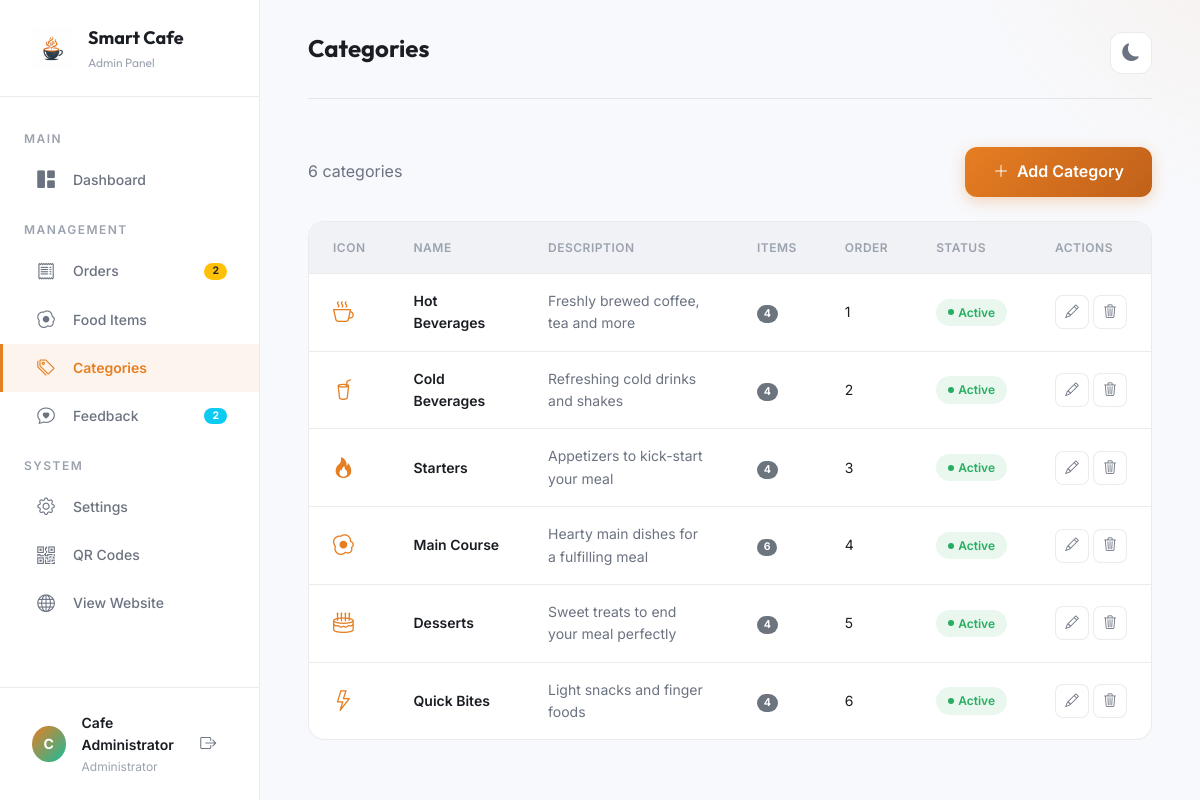
The app's page /admin/categories.php (signed in) with its own data.
### tables this page shows
CREATE TABLE IF NOT EXISTS categories (
    id INT AUTO_INCREMENT PRIMARY KEY,
    name VARCHAR(100) NOT NULL UNIQUE,
    description VARCHAR(255) DEFAULT NULL,
    icon VARCHAR(50) DEFAULT 'bi-tag',
    sort_order INT DEFAULT 0,
    is_active TINYINT(1) DEFAULT 1,
    created_at TIMESTAMP DEFAULT CURRENT_TIMESTAMP
);

### includes/functions.php (called while the page is built, shortened)
<?php
function sanitize($value) {
    return htmlspecialchars(trim($value), ENT_QUOTES, 'UTF-8');
}

### admin/categories.php (the view, shortened to what this page needs)
<?php
require_once __DIR__ . '/../config/database.php';
require_once __DIR__ . '/../includes/functions.php';
$categories = $pdo->query("
    SELECT c.*, (SELECT COUNT(*) FROM foods WHERE category_id = c.id) AS food_count
    FROM categories c
    ORDER BY c.sort_order ASC, c.name ASC
")->fetchAll();
require_once __DIR__ . '/includes/header.php';
?>
<div class="d-flex justify-content-between align-items-center mb-4 flex-wrap gap-2">
    <p style="color:var(--text-secondary);margin:0"><?php echo count($categories); ?> categories</p>
    <button class="btn-primary-smart" data-bs-toggle="modal" data-bs-target="#categoryModal" onclick="resetCatForm()">
        <i class="bi bi-plus-lg"></i> Add Category
    </button>
</div>
<div class="admin-table-container">
    <div class="table-responsive">
        <table class="admin-table">
            <thead>
                <tr>
                    <th>Icon</th>
                    <th>Name</th>
                    <th>Description</th>
                    <th>Items</th>
                    <th>Order</th>
                    <th>Status</th>
                    <th>Actions</th>
                </tr>
            </thead>
            <tbody>
                <?php foreach ($categories as $cat): ?>
                <tr>
                    <td><i class="bi <?php echo sanitize($cat['icon']); ?>" style="font-size:1.3rem;color:var(--color-primary)"></i></td>
                    <td style="font-weight:600"><?php echo sanitize($cat['name']); ?></td>
                    <td style="color:var(--text-secondary);font-size:var(--font-size-sm)"><?php echo sanitize($cat['description']); ?></td>
                    <td><span class="badge bg-secondary" style="border-radius:var(--radius-full)"><?php echo (int)$cat['food_count']; ?></span></td>
                    <td><?php echo (int)$cat['sort_order']; ?></td>
                    <td>
                        <span class="status-badge <?php echo $cat['is_active'] ? 'ready' : 'cancelled'; ?>">
                            <?php echo $cat['is_active'] ? 'Active' : 'Inactive'; ?>
                        </span>
                    </td>
                    <td>
                        <div class="d-flex gap-1">
                            <button class="action-btn" title="Edit" onclick='editCategory(<?php echo json_encode($cat); ?>)'>
                                <i class="bi bi-pencil"></i>
                            </button>
                            <button class="action-btn delete" title="Delete" onclick="deleteCategory(<?php echo $cat['id']; ?>, '<?php echo addslashes($cat['name']); ?>')">
                                <i class="bi bi-trash3"></i>
                            </button>
                        </div>
                    </td>
                </tr>
                <?php endforeach; ?>
            </tbody>
        </table>
    </div>
</div>
<?php require_once __DIR__ . '/includes/footer.php'; ?>

### assets/css/variables.css (style rules this page uses)
:root { --color-primary: #e67e22; --color-primary-light: #f0a04b; --color-primary-dark: #c0601a; --color-primary-rgb: 230, 126, 34; --color-secondary: #2c3e50; --color-accent: #1abc9c; --color-accent-light: #48d1a5; --color-success: #27ae60; --color-warning: #f39c12; --color-danger: #e74c3c; --color-info: #3498db; --bg-primary: #f8f9fc; --bg-secondary: #ffffff; --bg-tertiary: #f0f2f5; --bg-card: #ffffff; --bg-glass: rgba(255, 255, 255, 0.75); --bg-glass-strong: rgba(255, 255, 255, 0.9); --bg-overlay: rgba(0, 0, 0, 0.5); --text-primary: #1a1d23; --text-secondary: #6b7280; --text-tertiary: #9ca3af; --text-inverse: #ffffff; --border-color: rgba(0, 0, 0, 0.08); --border-color-strong: rgba(0, 0, 0, 0.15); --shadow-sm: 0 1px 3px rgba(0, 0, 0, 0.06); --shadow-md: 0 4px 12px rgba(0, 0, 0, 0.08); --shadow-lg: 0 8px 30px rgba(0, 0, 0, 0.1); --shadow-xl: 0 20px 60px rgba(0, 0, 0, 0.12); --shadow-glow: 0 0 30px rgba(230, 126, 34, 0.15); --glass-bg: rgba(255, 255, 255, 0.65); --glass-border: rgba(255, 255, 255, 0.3); --glass-blur: 20px; --font-heading: 'Outfit', sans-serif; --font-body: 'Inter', sans-serif; --font-size-xs: 0.75rem; --font-size-sm: 0.875rem; --font-size-base: 1rem; --font-size-lg: 1.125rem; --font-size-xl: 1.25rem; --font-size-2xl: 1.5rem; --font-size-3xl: 2rem; --font-size-4xl: 2.5rem; --font-size-hero: 3.5rem; --space-xs: 0.25rem; --space-sm: 0.5rem; --space-md: 1rem; --space-lg: 1.5rem; --space-xl: 2rem; --space-2xl: 3rem; --space-3xl: 4rem; --radius-sm: 8px; --radius-md: 12px; --radius-lg: 16px; --radius-xl: 24px; --radius-full: 9999px; --transition-fast: 0.15s ease; --transition-base: 0.3s ease; --transition-slow: 0.5s ease; --transition-spring: 0.4s cubic-bezier(0.34, 1.56, 0.64, 1); --z-dropdown: 100; --z-sticky: 200; --z-modal-backdrop: 500; --z-modal: 600; --z-toast: 700; --z-tooltip: 800; --navbar-height: 72px; }

### assets/css/style.css (style rules this page uses)
*, *::before, *::after { margin: 0; padding: 0; box-sizing: border-box; }
html { scroll-behavior: smooth; -webkit-text-size-adjust: 100%; }
body { font-family: var(--font-body); background-color: var(--bg-primary); color: var(--text-primary); line-height: 1.6; overflow-x: hidden; transition: background-color var(--transition-base), color var(--transition-base); min-height: 100vh; }
body::before { content: ''; position: fixed; top: -50%; right: -30%; width: 600px; height: 600px; border-radius: 50%; background: radial-gradient(circle, rgba(var(--color-primary-rgb), 0.08) 0%, transparent 70%); z-index: -1; pointer-events: none; }
body::after { content: ''; position: fixed; bottom: -40%; left: -20%; width: 500px; height: 500px; border-radius: 50%; background: radial-gradient(circle, rgba(26, 188, 156, 0.06) 0%, transparent 70%); z-index: -1; pointer-events: none; }
.btn-primary-smart { display: inline-flex; align-items: center; gap: var(--space-sm); padding: 12px 28px; background: linear-gradient(135deg, var(--color-primary), var(--color-primary-dark)); color: white; border: none; border-radius: var(--radius-md); font-family: var(--font-body); font-weight: 600; font-size: var(--font-size-base); cursor: pointer; transition: all var(--transition-fast); box-shadow: 0 4px 15px rgba(var(--color-primary-rgb), 0.3); text-decoration: none; }

### records on screen
categories: name "Hot Beverages", description "Freshly brewed coffee, tea and more", food_count "4", sort_order "1", is_active "Active"
categories: name "Cold Beverages", description "Refreshing cold drinks and shakes", food_count "4", sort_order "2", is_active "Active"
categories: name "Starters", description "Appetizers to kick-start your meal", food_count "4", sort_order "3", is_active "Active"
categories: name "Main Course", description "Hearty main dishes for a fulfilling meal", food_count "6", sort_order "4", is_active "Active"
categories: name "Desserts", description "Sweet treats to end your meal perfectly", food_count "4", sort_order "5", is_active "Active"
categories: name "Quick Bites", description "Light snacks and finger foods", food_count "4", sort_order "6", is_active "Active"

### other values on screen
APP_NAME "Smart Cafe"
$pendingCount "2"
$unreadFeedback "2"
substr(getAdminName(), 0, 1) "C"
getAdminName() "Cafe Administrator"
$adminPageTitle "Categories"
count($categories) "6"
